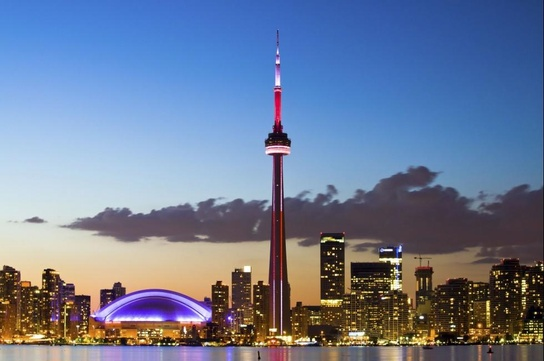
#> input picture Intro-To-Image-Understanding_CSC420/Edge Detection/images/image1.jpg, 544 x 361 px, shrunk from 980 x 650 before the run
$ python A1.py
#> lines starting #> are read from the running program, lines starting #| are printed output that depends on the picture
import math
import matplotlib.pyplot as plt
import cv2
import numpy as np
import os
from random import randrange


IMAGE_1_PATH = 'images/image1.jpg'
IMAGE_2_PATH = 'images/image2.jpg'
IMAGE_3_PATH = 'images/image3.jpg'


# Step 1

def Gaussian_Matrix (size, sigma):
#> called with size = 3, sigma = 3
    m = []
    sum = 0
    for u in range(-size, size + 1):
        m.append([])
        for v in range(- size, size + 1):
            x = (math.exp(-(u**2+v**2)/(2*sigma**2)))/(2*math.pi*sigma**2)
            m[-1].append(x)
            sum += x
    for u in range(len(m)):
        for v in range(len(m)):
            m[u][v] = m[u][v]/sum
    return m


#Step 2

# [64 lines left out: functions Gradient_Magnitude, Threshold, not called in this run]


#Step 4 TEST

#Step 1
plt.clf()
matrix1 = Gaussian_Matrix(3, 3)
plt.imshow(matrix1)
plt.colorbar()
plt.savefig('matrix_1.jpg')
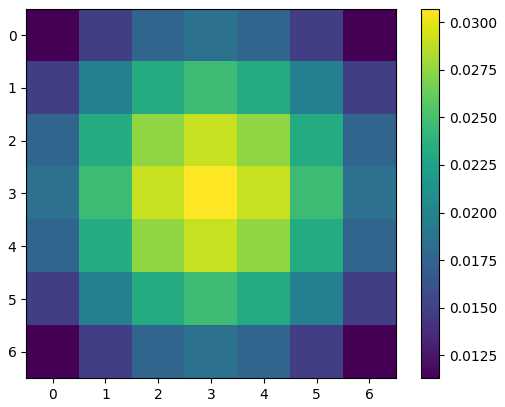
#> figure drawn by matplotlib, 2 panels

plt.clf()
matrix2 = Gaussian_Matrix(3, 8)
plt.imshow(matrix2)
plt.colorbar()
plt.savefig('matrix_2.jpg')
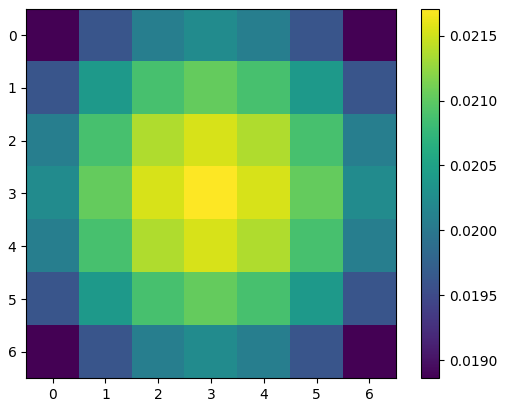
#> figure drawn by matplotlib, 2 panels


#Step 2
img1 = cv2.imread(IMAGE_1_PATH)
#> img1 is the input picture: shape (361, 544, 3); mean B, G, R 151.3, 123.8, 109.8
image1 = cv2.cvtColor(img1, cv2.COLOR_BGR2GRAY)
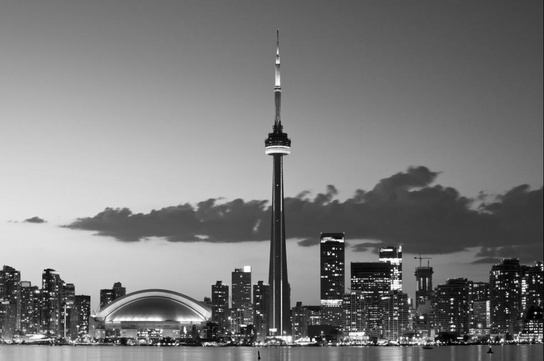
#> image1: shape (361, 544); min 0, max 254, mean 122.8

img2 = cv2.imread(IMAGE_2_PATH)
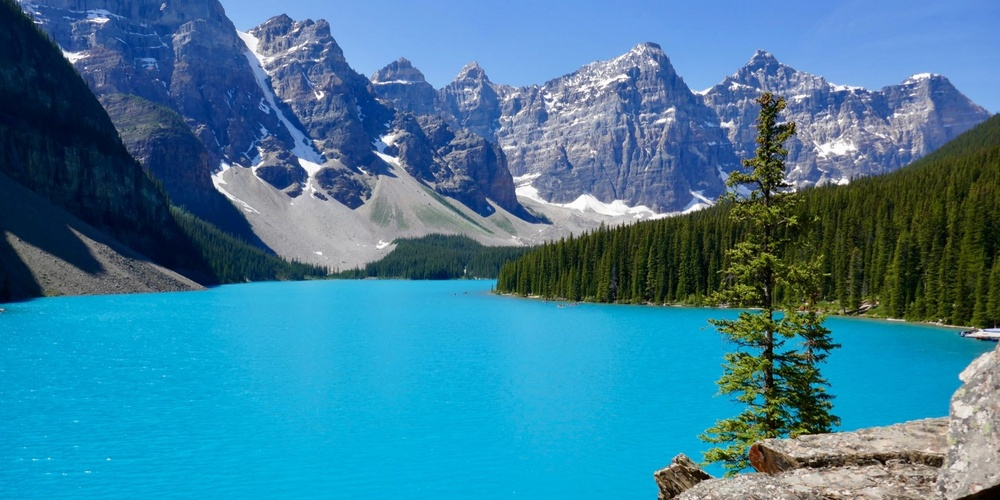
#> input picture Intro-To-Image-Understanding_CSC420/Edge Detection/images/image2.jpg, 1000 x 500 px, shrunk from 1800 x 900 before the run
#> img2 is the input picture: shape (500, 1000, 3); mean B, G, R 153.5, 124.5, 59.5
image2 = cv2.cvtColor(img2, cv2.COLOR_BGR2GRAY)
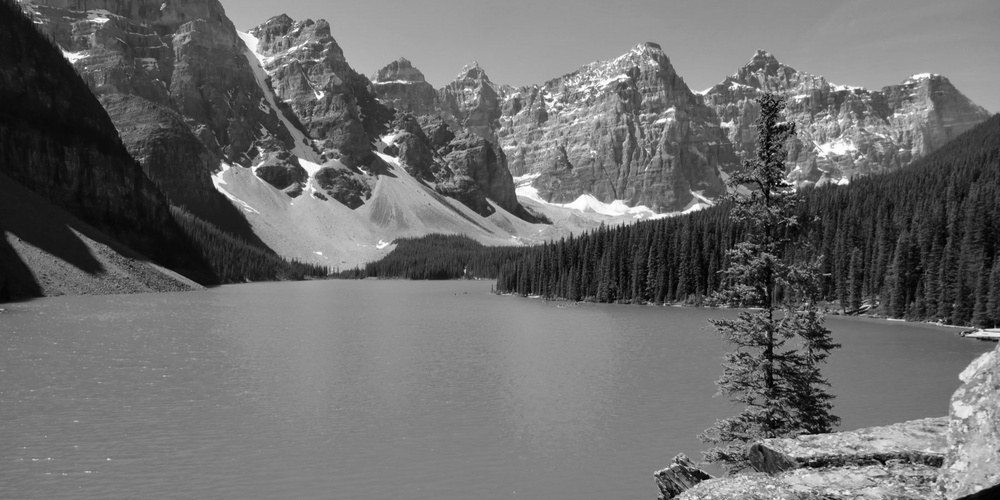
#> image2: shape (500, 1000); min 0, max 255, mean 108.4

img3 = cv2.imread(IMAGE_3_PATH)
#> (the run stopped early here; a loop or call above may not have finished)
